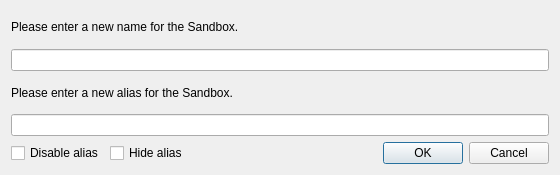
<?xml version="1.0" encoding="UTF-8"?>
<ui version="4.0">
 <class>RenameSandboxDialog</class>
 <widget class="QWidget" name="RenameSandboxDialog">
  <property name="geometry">
   <rect>
    <x>0</x>
    <y>0</y>
    <width>560</width>
    <height>175</height>
   </rect>
  </property>
  <property name="windowTitle">
   <string>Rename Sandbox</string>
  </property>
  <layout class="QVBoxLayout" name="verticalLayout">
   <item>
    <layout class="QGridLayout" name="gridLayout">
     <item row="4" column="0" colspan="3">
      <widget class="QLineEdit" name="txtBoxAlias"/>
     </item>
     <item row="0" column="0">
      <widget class="QLabel" name="lblNamePrompt">
       <property name="text">
        <string>Please enter a new name for the Sandbox.</string>
       </property>
      </widget>
     </item>
     <item row="3" column="0" colspan="3">
      <widget class="QLabel" name="lblAliasPrompt">
       <property name="text">
        <string>Please enter a new alias for the Sandbox.</string>
       </property>
      </widget>
     </item>
     <item row="1" column="0" colspan="3">
      <widget class="QLineEdit" name="txtBoxName"/>
     </item>
    </layout>
   </item>
   <item>
    <layout class="QHBoxLayout" name="horizontalLayoutButtons">
     <item>
      <widget class="QCheckBox" name="chkAliasDisabled">
       <property name="text">
        <string>Disable alias</string>
       </property>
      </widget>
     </item>
     <item>
      <widget class="QCheckBox" name="chkHideAlias">
       <property name="text">
        <string>Hide alias</string>
       </property>
      </widget>
     </item>
     <item>
      <spacer name="horizontalSpacerButtons">
       <property name="orientation">
        <enum>Qt::Horizontal</enum>
       </property>
       <property name="sizeHint" stdset="0">
        <size>
         <width>40</width>
         <height>20</height>
        </size>
       </property>
      </spacer>
     </item>
     <item>
      <widget class="QDialogButtonBox" name="buttonBox">
       <property name="standardButtons">
        <set>QDialogButtonBox::StandardButton::Cancel|QDialogButtonBox::StandardButton::Ok</set>
       </property>
      </widget>
     </item>
    </layout>
   </item>
  </layout>
 </widget>
 <tabstops>
  <tabstop>txtBoxName</tabstop>
  <tabstop>chkAliasDisabled</tabstop>
  <tabstop>chkHideAlias</tabstop>
  <tabstop>txtBoxAlias</tabstop>
 </tabstops>
 <resources/>
 <connections/>
</ui>
